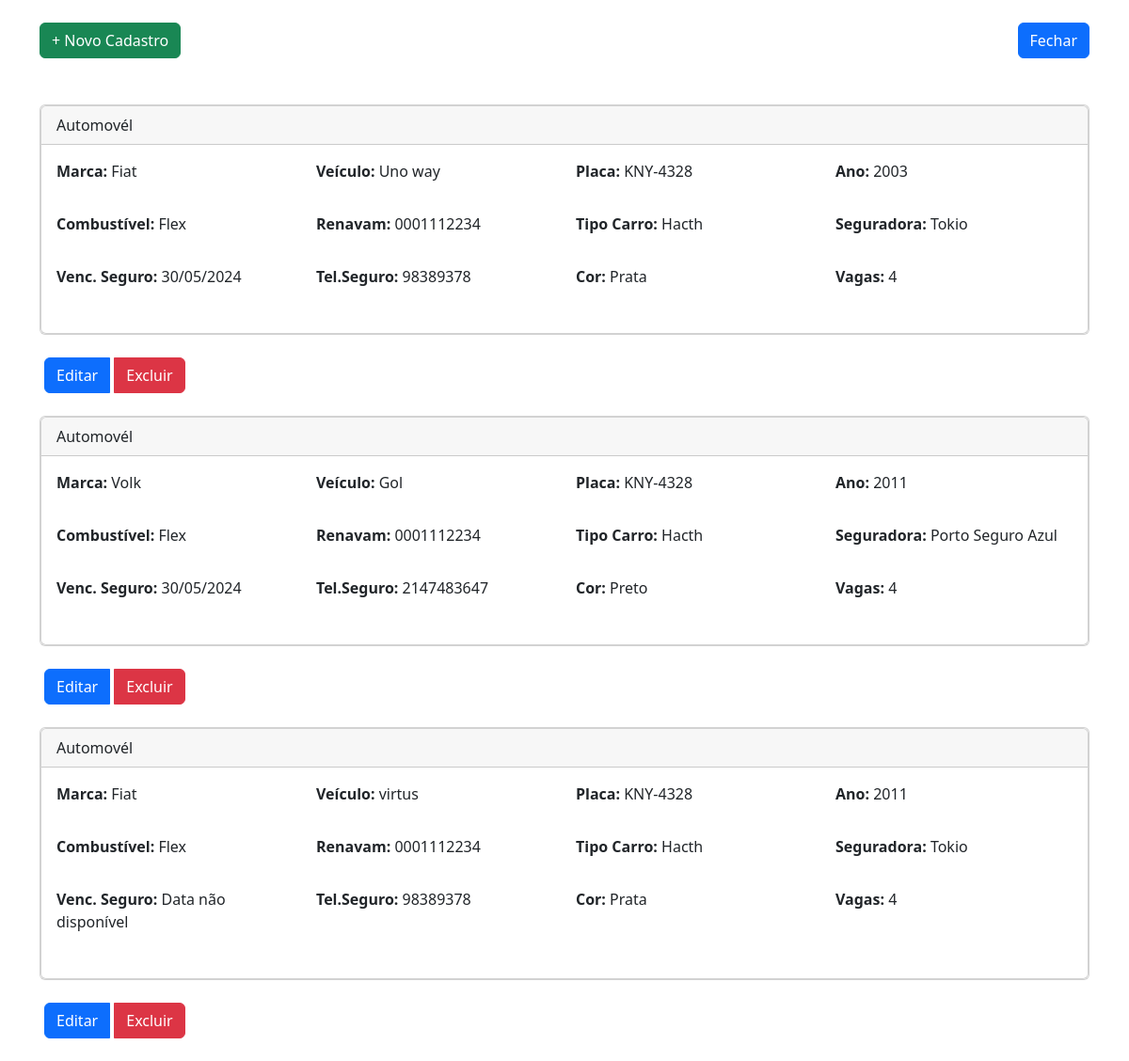
/views/user/CarroView/indexCarro.php, run on the app's committed database.
### tables this page shows
CREATE TABLE IF NOT EXISTS `carros` (
  `id` int NOT NULL AUTO_INCREMENT,
  `modelo` varchar(50) NOT NULL,
  `placa` varchar(10) NOT NULL,
  `renavam` varchar(15) NOT NULL,
  `ano` year NOT NULL,
  `cor` varchar(10) NOT NULL,
  `combustivel` varchar(15) NOT NULL,
  `vagas` int NOT NULL,
  `tipo_carro` varchar(80) NOT NULL,
  `marca` varchar(80) NOT NULL,
  `data_vencimento` date DEFAULT NULL,
  `id_seguradora` int NOT NULL,
  `created` datetime NOT NULL,
  `modified` datetime DEFAULT NULL,
  PRIMARY KEY (`id`),
  KEY `id_seguradora` (`id_seguradora`)
);

CREATE TABLE IF NOT EXISTS `seguradoras` (
  `id` int NOT NULL AUTO_INCREMENT,
  `nome` varchar(150) NOT NULL,
  `telefone` int NOT NULL,
  `created` datetime NOT NULL,
  `modified` datetime DEFAULT NULL,
  PRIMARY KEY (`id`)
);

### dao/SeguradoraDAO.php (called while the page is built, shortened)
<?php
require_once(__DIR__ . "/../config/conexao.php");
class SeguradoraDAO
{
    protected $conexao;
    public function __construct()
    {
        $this->conexao = new Banco();
    }
    public function getSeguradora()
    {
        try {
            $stmt = $this->conexao->getConexao()->prepare("SELECT * FROM seguradoras ORDER BY id DESC");
            $stmt->execute();
            $result = $stmt->get_result();
            $seguradoras = [];
            while ($row = $result->fetch_array(MYSQLI_ASSOC)) {
                $seguradoras[] = $row;
            }
            return $seguradoras;
        } catch (Exception $e) {
            echo "Erro ao listar seguradora: " . $e->getMessage();
            return [];
        }
    }
}
?>

### config/conexao.php (called while the page is built, shortened)
<?php
class Banco
{
    protected $mysqli;
    private function conexao($servidor, $usuario, $senha, $banco)
    {
        try {
            $this->mysqli = new mysqli($servidor, $usuario, $senha, $banco);
        } catch (Exception $e) {
            die($e->getMessage());
        }
    }
    public function getConexao()
    {
        return $this->mysqli;
    }
}
?>

### models/SeguradoraModel.php (called while the page is built, shortened)
<?php
require_once (__DIR__ ."/../dao/SeguradoraDAO.php");
class Seguradora extends Banco
{
    private $seguradoraDAO;
    public function __construct()
    {
        $this->seguradoraDAO = new seguradoraDAO();
    }
    public function listarSeguradora()
    {
        return $this->seguradoraDAO->getSeguradora();
    }
}

### controllers/Seguradora/SeguradoraListarController.php (called while the page is built)
<?php
require_once (__DIR__ ."/../../models/SeguradoraModel.php");
class listarSeguradora{
    private $listar;
    public function __construct(){
        $this->listar = new Seguradora();
        $this -> listarTodos();
    }
    public function listarTodos(){
        return $this -> listar->listarSeguradora();
    }
}

### dao/CarroDAO.php (called while the page is built, shortened)
<?php
require_once(__DIR__ . "/../config/conexao.php");
class CarroDAO
{
    protected $conexao;
    public function __construct()
    {
        $this->conexao = new Banco();
    }
    public function getCarro()
    {
        try {
            $stmt = $this->conexao->getConexao()->prepare("SELECT c.*, s.nome
                                                           FROM carros  c
                                                           INNER JOIN seguradoras s ON c.id_seguradora = s.id
                                                           ORDER BY c.id DESC");
            $stmt->execute();
            $result = $stmt->get_result();
            $carros = [];
            while ($row = $result->fetch_array(MYSQLI_ASSOC)) {
                $carros[] = $row;
            }
            return $carros;
        } catch (Exception $e) {
            echo "Erro ao listar carros: " . $e->getMessage();
            return [];
        }
    }
}
?>

### models/CarroModel.php (called while the page is built, shortened)
<?php
require_once (__DIR__ ."/../dao/CarroDAO.php");
class Carro extends Banco {
    private $carroDAO;
    public function __construct()
    {
        $this->carroDAO=new CarroDAO();
    }
    public  function listarCarros()
    {
        return $this->carroDAO->getCarro();
    }
}
?>

### controllers/Carro/CarroListarController.php (called while the page is built)
<?php
require_once (__DIR__ ."/../../models/CarroModel.php");
class listarCarro{
    private $listar;
    public function __construct(){
        $this->listar = new Carro();
        $this -> listarTodos();
    }
    public function listarTodos(){
        return $this -> listar->listarCarros();
    }
}

### views/user/CarroView/indexCarro.php (the view, shortened to what this page needs)
<?php
require_once("../../../controllers/Carro/CarroListarController.php");
$controller = new listarCarro();
$row = $controller->listarTodos();
require_once("../../../controllers/Seguradora/SeguradoraListarController.php");
$controllerSeguradora = new listarSeguradora();
$rowSeguradora = $controllerSeguradora->listarTodos();
?>
<!DOCTYPE html>
<html lang="pt">
<head>
    <link href="https://cdn.jsdelivr.net/npm/bootstrap@5.2.1/dist/css/bootstrap.min.css" rel="stylesheet"
>
</head>
<body>
<div class="container">
    <header class="d-flex justify-content-between my-4">
        <p class="text-right"><a href="criarCarro.php" class="btn btn-success">+ Novo Cadastro</a></p>
        <a href="../../home.php" class="btn btn-primary" style="margin-bottom: 25px;">Fechar</a>
    </header>
    <?php foreach ($row as $value): ?>
        <div class="card mb-4">
            <div class="card">
                <div class="card-header">Automovél</div>
                <div class="card-body">
                    <div class="row mb-3">
                        <div class="col-md-3">
                            <p><strong>Marca:</strong> <?php echo $value['marca']; ?> </p>
                        </div>
                        <div class="col-md-3">
                            <p><strong>Veículo:</strong> <?php echo $value['modelo']; ?></p>
                        </div>
                        <div class="col-md-3">
                            <p><strong>Placa:</strong> <?php echo $value['placa']; ?></p>
                        </div>
                        <div class="col-md-3">
                            <p><strong>Ano:</strong> <?php echo $value['ano']; ?></p>
                        </div>
                    </div>
                    <div class="row mb-3">
                        <div class="col-md-3">
                            <p><strong>Combustível:</strong> <?php echo $value['combustivel']; ?></p>
                        </div>
                        <div class="col-md-3">
                            <p><strong>Renavam:</strong> <?php echo $value['renavam']; ?></p>
                        </div>
                        <div class="col-md-3">
                            <p><strong>Tipo Carro:</strong> <?php echo $value['tipo_carro']; ?> </p>
                        </div>
                        <div class="col-md-3">
                            <p><strong>Seguradora:</strong> <?php echo $value['nome'] ?> </p>
                        </div>
                    </div>
                    <div class="row mb-3">
                        <div class="col-md-3">
                            <p>
                                <strong>Venc. Seguro:</strong> <?php echo !empty($value['data_vencimento']) && $value['data_vencimento'] != '0000-00-00' ? date('d/m/Y', strtotime($value['data_vencimento'])) : "Data não disponível"; ?>
                            </p>
                        </div>
                        <div class="col-md-3">
                            <p><strong> Tel.Seguro: </strong><?php
                                $seguradora_telefone = "";
                                foreach ($rowSeguradora as $seguradora) {
                                    if ($seguradora['id'] == $value['id_seguradora']) {
                                        $seguradora_telefone = $seguradora['telefone'];
                                        break;
                                    }
                                }
                                echo $seguradora_telefone;
                                ?>  </p>
                        </div>
                        <div class="col-md-3">
                            <p><strong>Cor:</strong> <?php echo $value['cor']; ?></p>
                        </div>
                        <div class="col-md-3">
                            <p><strong>Vagas:</strong> <?php echo $value['vagas']; ?></p>
                        </div>
                    </div>
                </div>
            </div>
        </div>
        <div class="row">
            <div class="col-md-9 text-right">
                <div class="btn-group">
                    <a class="btn btn-primary" style="margin-left: 5px; margin-right: 5px;"
                       href="../../user/CarroView/editarCarro.php?id=<?php echo $value['id']; ?>">Editar</a>
                    <a class="btn btn-danger"
                       href="../../../controllers/Carro/CarroDeletarController.php?id=<?php echo $value['id']; ?>">Excluir</a>
                </div>
            </div>
        </div>
        <br>
    <?php endforeach; ?>
</div>
</body>
</html>

### data on the page
carros: marca "Fiat", modelo "Uno way", placa "KNY-4328", ano "2003", combustivel "Flex", renavam "0001112234", tipo_carro "Hacth", id_seguradora.nome "Tokio", data_vencimento "30/05/2024", id_seguradora.telefone "98389378", cor "Prata", vagas "4"
carros: marca "Volk", modelo "Gol", placa "KNY-4328", ano "2011", combustivel "Flex", renavam "0001112234", tipo_carro "Hacth", id_seguradora.nome "Porto Seguro Azul", data_vencimento "30/05/2024", id_seguradora.telefone "2147483647", cor "Preto", vagas "4"
carros: marca "Fiat", modelo "virtus", placa "KNY-4328", ano "2011", combustivel "Flex", renavam "0001112234", tipo_carro "Hacth", id_seguradora.nome "Tokio", data_vencimento "Data não disponível", id_seguradora.telefone "98389378", cor "Prata", vagas "4"
